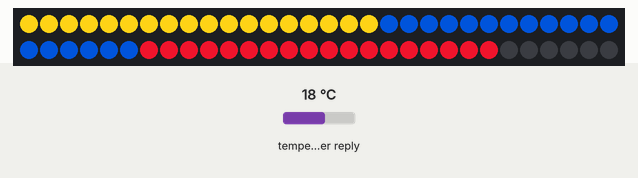
A sketch run on a simulated ESP8266 (NodeMCU). Shown: 60 RGB LEDs in strip order, left to right, continuing on the next row. The inputs (shaded band) are chosen by the test bench; at power-on: temperature in the weather reply 18 °C. WiFi joins after 1.5 s; servers stay silent unless stated; web services answer with replies made up by the test bench; what the sketch prints to the serial monitor is not drawn.

Above: at 0.1 s.
At 4.1 s:
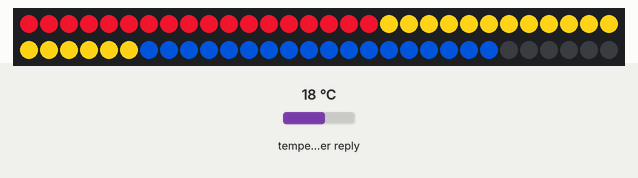
At 8.1 s:
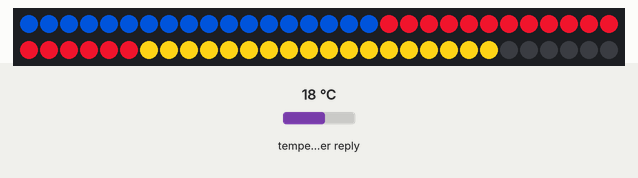
At 14.1 s:
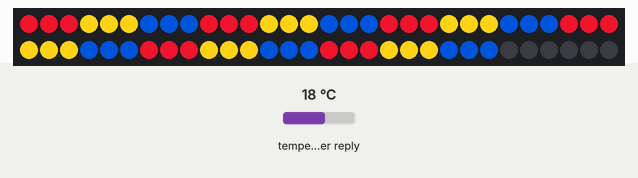
At 22.3 s:
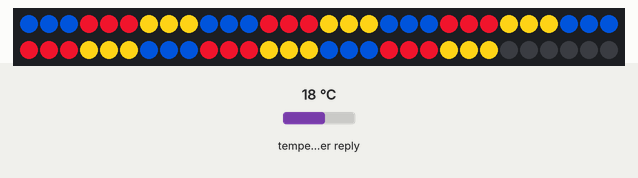
At 28.1 s:
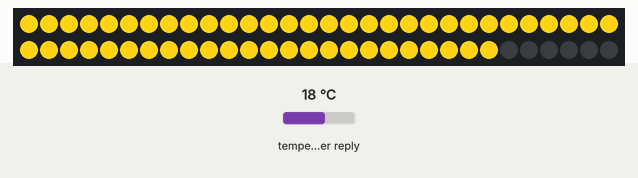

Measured:
- what the display in image 0 shows lasts 4.0 s, from 0.0 s to 4.0 s
- what the display in image 3 shows lasts 2.0 s, from 14.1 s to 16.1 s
- what the display in image 4 shows lasts 5.9 s, from 22.2 s to 28.1 s

The sketch:

lampe.ino
```cpp
#include <Adafruit_NeoPixel.h>
#include <ESP8266WiFi.h>
#include <Ethernet.h>
#include <ArduinoJson.h>        // JSON Parser
#define LEDPIN D2
#define SERIAL_BAUD 115200
const char* SSID1="muenchen.freifunk.net";
const char* PASSWD1="";
const char* server = "api.openweathermap.org";
const char* api = "/data/2.5/weather?id=7285134&APPID=745045d2eb881a43fe0d8fe3cde1c979"; //Baden, CH
//const char* api = "/data/2.5/weather?id=3688689&APPID=745045d2eb881a43fe0d8fe3cde1c979"; //Bogota, CO
//const char* api = "/data/2.5/weather?id=1275339&APPID=745045d2eb881a43fe0d8fe3cde1c979"; //Mumbai

String line;
double temperatura;
//int MINUTES=1;

//int SECONDS=30;
int INIT=4000;
int DANCE=2000;
//int MINIMUM=7;
//float qual=0;
//int countDown=0;
Adafruit_NeoPixel strip = Adafruit_NeoPixel(60, LEDPIN, NEO_GRB + NEO_KHZ800);

void setup() {
  Serial.begin(SERIAL_BAUD);
  Serial.println();
  strip.begin();
  while (!Serial) {} // Wait
  delay(10);
  initializeH();
  clean();
  initializeV();
  initializeV();
  wifi_conn();
  askWetter();
  showWetterFarbe();
}//close setup

void loop() {
}

void wifi_conn(){
    WiFi.disconnect(1);
    WiFi.begin(SSID1, PASSWD1);
    Serial.print("Connecting");
    while (WiFi.status() != WL_CONNECTED)
    {
      delay(500);
      if (WiFi.status() == WL_NO_SSID_AVAIL){
        Serial.println("Wifi not found");showColorAll(255,0,0);//rojo polska
        }
      Serial.print(".");
      Serial.print(WiFi.status());
    }
    Serial.println();
    Serial.print("Connected, IP address: ");
    Serial.println(WiFi.localIP());
}//close wifi_conn

void askWetter(){
  Serial.print("connecting to ");
  Serial.println(server);
  // Use WiFiClient class to create TCP connections
  WiFiClient client;
  const int httpPort = 80;
  if (!client.connect(server, httpPort)) {
    Serial.println("connection failed");
    return;
  }
  // We now create a URI for the request
  Serial.print("Requesting URL: ");
  Serial.println(api);
  // This will send the request to the server
  client.print(String("GET ") + api + " HTTP/1.1\r\n" +
               "Host: " + server + "\r\n" +
               "Connection: close\r\n\r\n");
  delay(1000);
  // Read all the lines of the reply from server and print them to Serial
  Serial.println("Respond:");
  while(client.available()){
    line = client.readStringUntil('\r');
    Serial.println(line);
  }
  Serial.println();
  Serial.println("closing connection");
  // Memory pool for JSON object tree.
StaticJsonBuffer<2000> jsonBuffer;
// JSON input string.
// Root of the object tree.
// JsonObject& root = jsonBuffer.parseObject(json); cambio de jenny
 JsonObject& root = jsonBuffer.parseObject(line);

  // Test if parsing succeeds.
  if (!root.success()) {
    Serial.println("parseObject() failed");
    return;
  }
  // Fetch values.
  double tempe = root["main"]["temp"];
  temperatura = tempe - 273.15;
  temperatura = 25; //fake value 4 testing
  // Print values.
  Serial.println(temperatura);
}//close askWetter

void showWetterFarbe(){
  if (temperatura>=30){
    showColorAll(206, 17, 38);//rot
    }
  else if (temperatura<30 && temperatura>=20){
    showColorAll(252, 209, 22);//gelb
    }
  else if (temperatura<20 && temperatura>=10){
    showColorAll(0,128,0);//gruen
    }
  else if (temperatura<10 && temperatura>=5){
    showColorAll(25,25,112);//dunkelblau
    }
  else if (temperatura<5 && temperatura>=0){
    showColor(0,26,25,25,112);//dunkelblau
    showColor(27,54,135,206,235);//blauweiss
    }
  else{
    showColorAll(135,206,235);//blauweiss
    }
  }//end showWetterFarbe

void clean(){
    for(int i = 0; i<=53; i++){
  strip.setPixelColor(i, strip.Color(0, 0, 0));
    }
  strip.show();
}//end clean

void showColorAll(int r, int g, int b){
    for(int i = 0; i<=53; i++){
  strip.setPixelColor(i, strip.Color(r, g, b));
    }
  strip.show();
  }// end showColorAll

void showColor(int a, int e, int r, int g, int b){
    for(int i = a; i<=e; i++){
  strip.setPixelColor(i, strip.Color(r, g, b));
    }
  strip.show();
  }// end showColor

void initializeH(){
  //54 LEDs
  showColor(0,17,252, 209, 22);//amarillo
  showColor(18,35,0, 56, 147); //azul
  showColor(36,53,206, 17, 38); //rojo
  delay(INIT);

  showColor(0,17,206, 17, 38); //rojo
  showColor(18,35,252, 209, 22);//amarillo
  showColor(36,53,0, 56, 147); //azul
  delay(INIT);

  showColor(0,17,0, 56, 147); //azul
  showColor(18,35,206, 17, 38); //rojo
  showColor(36,53,252, 209, 22);//amarillo
  delay(INIT);
  }

void initializeV(){
  showColor(0,2,252, 209, 22);//amarillo
  showColor(3,5,0, 56, 147); //azul
  showColor(6,8,206, 17, 38); //rojo
  showColor(9,11,252, 209, 22);//amarillo
  showColor(12,14,0, 56, 147); //azul
  showColor(15,17,206, 17, 38); //rojo
  showColor(18,20,252, 209, 22);//amarillo
  showColor(21,23,0, 56, 147); //azul
  showColor(24,26,206, 17, 38); //rojo
  showColor(27,29,252, 209, 22);//amarillo
  showColor(30,32,0, 56, 147); //azul
  showColor(33,35,206, 17, 38); //rojo
  showColor(36,38,252, 209, 22);//amarillo
  showColor(39,41,0, 56, 147); //azul
  showColor(42,44,206, 17, 38); //rojo
  showColor(45,47,252, 209, 22);//amarillo
  showColor(48,50,0, 56, 147); //azul
  showColor(51,53,206, 17, 38); //rojo
  delay(DANCE);

//take2
  showColor(0,2,206, 17, 38); //rojo
  showColor(3,5,252, 209, 22);//amarillo
  showColor(6,8,0, 56, 147); //azul
  showColor(9,11,206, 17, 38); //rojo
  showColor(12,14,252, 209, 22);//amarillo
  showColor(15,17,0, 56, 147); //azul
  showColor(18,20,206, 17, 38); //rojo
  showColor(21,23,252, 209, 22);//amarillo
  showColor(24,26,0, 56, 147); //azul
  showColor(27,29,206, 17, 38); //rojo
  showColor(30,32,252, 209, 22);//amarillo
  showColor(33,35,0, 56, 147); //azul
  showColor(36,38,206, 17, 38); //rojo
  showColor(39,41,252, 209, 22);//amarillo
  showColor(42,44,0, 56, 147); //azul
  showColor(45,47,206, 17, 38); //rojo
  showColor(48,50,252, 209, 22);//amarillo
  showColor(51,53,0, 56, 147); //azul
  delay(DANCE);

//take3
  showColor(0,2,0, 56, 147); //azul
  showColor(3,5,206, 17, 38); //rojo
  showColor(6,8,252, 209, 22);//amarillo
  showColor(9,11,0, 56, 147); //azul
  showColor(12,14,206, 17, 38); //rojo
  showColor(15,17,252, 209, 22);//amarillo
  showColor(18,20,0, 56, 147); //azul
  showColor(21,23,206, 17, 38); //rojo
  showColor(24,26,252, 209, 22);//amarillo
  showColor(27,29,0, 56, 147); //azul
  showColor(30,32,206, 17, 38); //rojo
  showColor(33,35,252, 209, 22);//amarillo
  showColor(36,38,0, 56, 147); //azul
  showColor(39,41,206, 17, 38); //rojo
  showColor(42,44,252, 209, 22);//amarillo
  showColor(45,47,0, 56, 147); //azul
  showColor(48,50,206, 17, 38); //rojo
  showColor(51,53,252, 209, 22);//amarillo
  delay(DANCE);
  }//close init H
```
